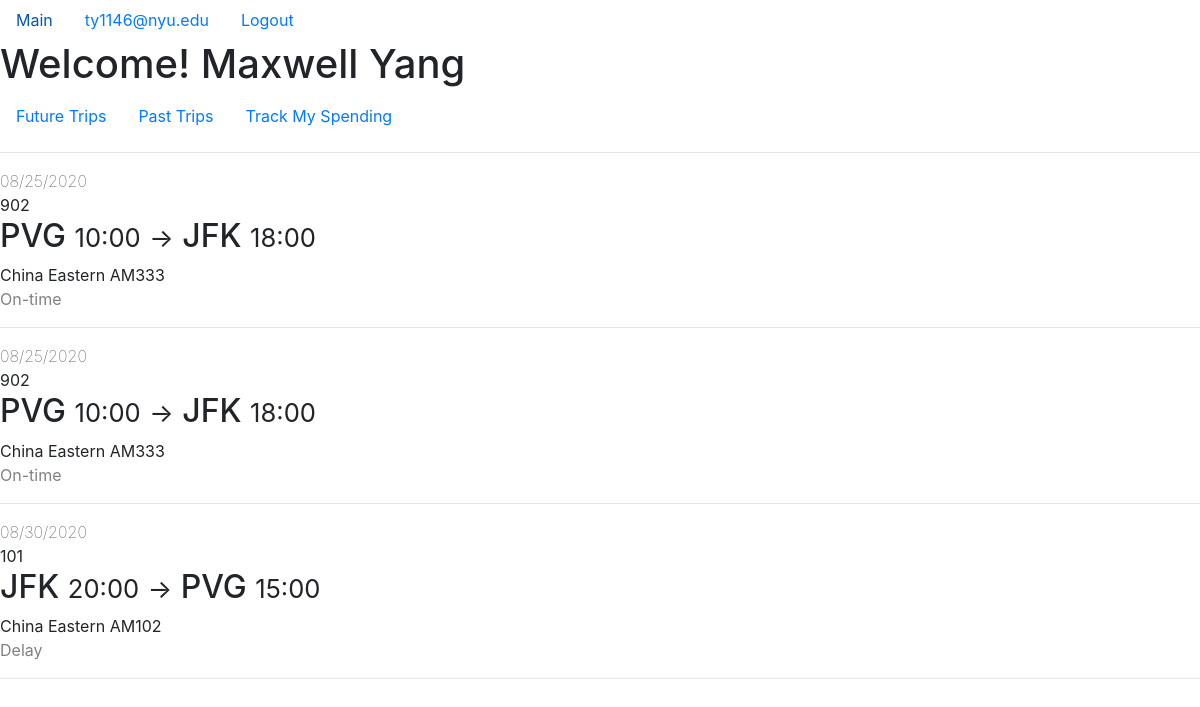
/customerFutureFlights (signed in), run on an earlier commit of the app's database.
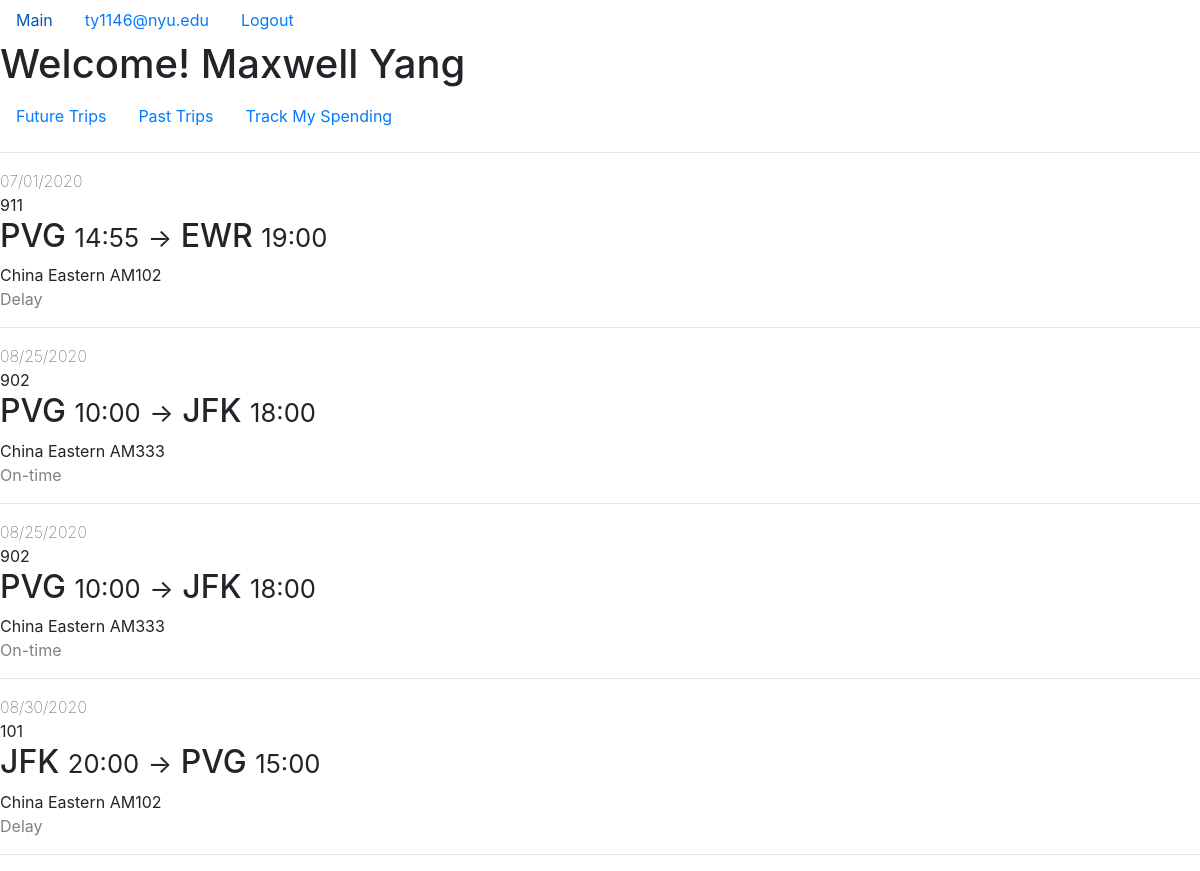
And on a later commit of the database.
### app/models.py (models this page shows, shortened)
class Customer(db.Model, UserMixin):
    email = db.Column(db.String(120), primary_key=True)
    password = db.Column(db.String(60), nullable=False)
    name = db.Column(db.String(100), nullable=False)
    building = db.Column(db.String(20), nullable=False)
    street = db.Column(db.String(20), nullable=False)
    city = db.Column(db.String(20), nullable=False)
    state = db.Column(db.String(20), nullable=False)
    phone = db.Column(db.String(20), nullable=False)
    passport_number = db.Column(db.String(20),nullable=False)
    passport_expire = db.Column(db.Date, nullable=False)
    passport_country = db.Column(db.String(20), nullable=False)
    date_of_birth = db.Column(db.Date, nullable=False)
    tickets = db.relationship("Ticket", backref="customer", lazy=True)
    def get_id(self):
        return self.email
    def get_user_type(self):
        return "Customer"

class Flight(db.Model):
    flight_num = db.Column(db.String(5), primary_key=True)
    depart_datetime = db.Column(db.DateTime, primary_key=True)
    airline_name = db.Column(db.String(20),
                             db.ForeignKey("airplane.airline_name"),
                             primary_key=True)
    depart_airport = db.Column(db.String(20),
                               db.ForeignKey("airport.name"),
                               nullable=False)
    arrival_datetime = db.Column(db.DateTime, nullable=False)
    arrival_airport = db.Column(db.String(20),
                                db.ForeignKey("airport.name"),
                                nullable=False)
    base_price = db.Column(db.Integer, nullable=False)
    airplane_id = db.Column(db.String(5),
                            db.ForeignKey("airplane.id"),
                            nullable=False)
    status = db.Column(db.String(10), nullable=False)
    tickets = db.relationship("Ticket",
                              backref="flight",
                              lazy=True,
                              primaryjoin='''and_(Flight.flight_num==Ticket.flight_num,
                                            Flight.depart_datetime==Ticket.depart_datetime,
                                            Flight.airline_name==Ticket.airline_name)''')

### app/routes.py (the view)
@app.route("/customerFutureFlights", methods=["GET"])
@login_required
def customer_future_flights():
    if (current_user.get_user_type() == "Staff"):
        return redirect(url_for("staff_future_flights"))
    all_tickets = Ticket.query.filter(
        Ticket.customer_email==current_user.email,
        Ticket.depart_datetime > datetime.datetime.now()
    ).order_by(Ticket.depart_datetime).all()
    flights = [ticket.flight for ticket in all_tickets]
    return render_template("customer_future_flights.html", flights=flights)

### app/models.py (called while the page is built)
@login_manager.user_loader
def load_user(user_id):
    result = Staff.query.get(user_id)
    if (result is None):
        return Customer.query.get(user_id)
    else:
        return result

### app/templates/customer_future_flights.html (shortened to what this page needs)
{% extends "customer_layout.html" %}
{% block home_content %}
    <hr>
    {% for flight in flights %}
        <div>
            <span style="font-weight:lighter">{{ flight.depart_datetime.strftime("%m/%d/%Y") }}</span><br>
            <span>{{ flight.flight_num }}</span><br>
            <h2>
                {{ flight.depart_airport }}
                <small>{{ flight.depart_datetime.strftime("%H:%M") }}</small>
                <small>-></small>
                {{ flight.arrival_airport }}
                <small>{{ flight.arrival_datetime.strftime("%H:%M") }}</small>
            </h2>
            <span>{{ flight.airline_name }} {{ flight.airplane_id }}</span><br>
            <span style="color:gray">{{ flight.status }}</span><br>
        </div>
        <hr>
    {% endfor %}
{% endblock %}

### app/templates/customer_layout.html
{% extends "layout.html" %}
{% block content %}
    <h1>Welcome! {{ current_user.name }}</h1>
    <ul class="nav">
        <li class="nav-item">
            <a class="nav-link" href="{{ url_for('customer_future_flights') }}"">Future Trips</a>
        </li>
        <li class="nav-item">
            <a class="nav-link" href="{{ url_for('customer_past_flights') }}">Past Trips</a>
        </li>
        <li>
            <a class="nav-link" href="{{ url_for('spending_track') }}">Track My Spending</a>
        </li>
    </ul>
    {% block home_content %}{% endblock %}
{% endblock content %}

### app/templates/layout.html (shortened to what this page needs)
<!DOCTYPE html>
<html lang="en">
<head>
    <link rel="stylesheet" href="https://stackpath.bootstrapcdn.com/bootstrap/4.4.1/css/bootstrap.min.css">
    <link rel="stylesheet" href="https://cdnjs.cloudflare.com/ajax/libs/Chart.js/2.9.3/Chart.min.css" />
</head>
<body>
    <ul class="nav">
        <li class="nav-item">
            <a class="nav-link" href="{{ url_for('home') }}">Main</a>
        </li>
        {% if current_user.is_authenticated %}
            <li class="nav-item">
                {% if current_user.get_user_type() == "Customer" %}
                    <a class="nav-link" href="{{ url_for('customer_future_flights') }}">{{ current_user.get_id() }}</a>
                {% else %}
                    <a class="nav-link" href="{{ url_for('staff_flights') }}">{{ current_user.get_id() }}</a>
                {% endif %}
            </li>
            <li class="nav-item">
                <a class="nav-link" href="{{ url_for('logout') }}">Logout</a>
            </li>
        {% endif %}
    </ul>
    {% block content %}{% endblock %}
</body>
</html>

What changed in the data, as far as the page shows it:
now on this page (row edited): Flight: depart_datetime "07/01/2020", flight_num "911", depart_airport "PVG", depart_datetime "14:55", arrival_airport "EWR", arrival_datetime "19:00", airline_name "China Eastern", airplane_id "AM102", status "Delay"
